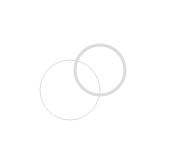
Frame 1 (no input)
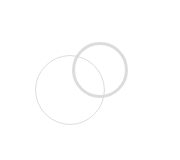
Frame 60 (no input)
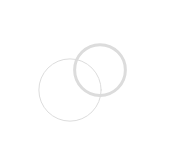
Frame 120 (the mouse pressed at the canvas centre since frame 60)

The p5.js sketch that drew these frames (run headless with seeded random() and noise() and a simulated clock; from frame 60 on, the mouse is pressed at the canvas centre):

// p5.js sketch
// ── sketch.js
var diam = 60;
var diam_02 = 50;
var inOut = true;

function setup() {
  createCanvas(180, 160);
}

function draw() {
  clear();
	background(0, 0.1);
  //background(0);
  stroke(220);
  strokeWeight(1);
  noFill();
	ellipse(70, 90,diam)
	
	if(diam > 70){
	inOut = false;
	}
	
	if(diam < 40){
	inOut = true;
	}
	
	if(inOut){
	diam+=0.15
	}
	
	if(!inOut){
	diam-=0.15     
	}
  strokeWeight(3);
  ellipse(100,70,diam_02)
	
	if(diam_02 > 70){
	inOut = false;
	}
	
	if(diam_02 < 40){
	inOut = true;
	}
    	if(inOut){
	diam_02+=0.05
	}
	
	if(!inOut){
	diam_02-=0.05     
	}	
 
}
